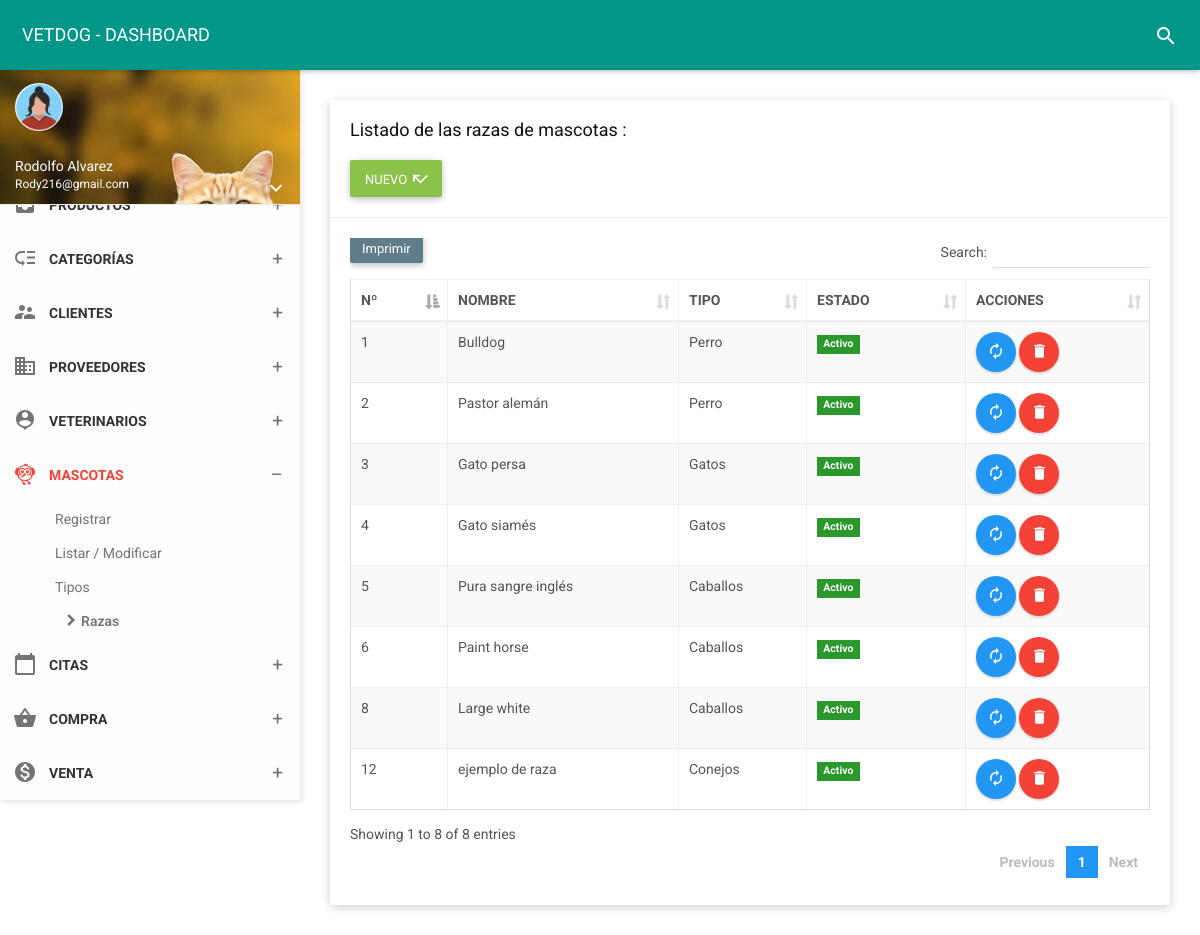
The app's page /folder/raza.php (signed in) with its own data.
### tables this page shows
CREATE TABLE `raza` (
  `id_raza` int(11) NOT NULL,
  `nomraza` varchar(50) NOT NULL,
  `id_tiM` int(11) NOT NULL,
  `estado` char(1) NOT NULL
);

CREATE TABLE `pet_type` (
  `id_tiM` int(11) NOT NULL,
  `noTiM` varchar(35) NOT NULL,
  `estado` char(1) NOT NULL,
  `fere` timestamp NOT NULL DEFAULT current_timestamp() ON UPDATE current_timestamp()
);

### controlador/razacontrolador.php (called while the page is built, shortened)
<?php
require_once '../modelo/modeloraza.php';
class razacontrolador{
    function mostrar(){
        $raza=new Modelo();
        $dato=$raza->mostrar("raza", "1");
        require_once '../vista/raza/mostrar.php';
    }
    }

### modelo/modeloraza.php (called while the page is built, shortened)
<?php
class Modelo{
  private $raza;
  private $db;
  public function __construct(){
      $this->raza=array();
      $this->db=new PDO('mysql:host=localhost;dbname=vetdog',"root","");
  }
  public function mostrar($tabla,$condicion){
      $consulta="SELECT raza.nomraza, raza.id_raza, pet_type.id_tiM, pet_type.noTiM, raza.estado FROM raza INNER JOIN pet_type ON raza.id_tiM = pet_type.id_tiM";
      $resultado=$this->db->query($consulta);
      while ($tabla=$resultado->fetchAll(PDO::FETCH_ASSOC)) {
          $this->raza[]=$tabla;
      }
      return $this->raza;
    }
}
 ?>

### vista/raza/mostrar.php (the view, shortened to what this page needs)
<!DOCTYPE html>
<html>
<head>
    <link href="../assets/plugins/bootstrap/css/bootstrap.css" rel="stylesheet">
    <link href="../assets/plugins/node-waves/waves.css" rel="stylesheet" />
    <link href="../assets/plugins/animate-css/animate.css" rel="stylesheet" />
    <link href="../assets/plugins/jquery-datatable/skin/bootstrap/css/dataTables.bootstrap.css" rel="stylesheet">
    <link href="../css/style.css" rel="stylesheet">
    <link href="../assets/css/themes/all-themes.css" rel="stylesheet" />
</head>
<body class="theme-red">
    <nav class="navbar">
        <div class="container-fluid">
            <div class="navbar-header">
                <a class="navbar-brand" href="../vista/panel-admin/administrador"> VETDOG - DASHBOARD </a>
            </div>
            <div class="collapse navbar-collapse" id="navbar-collapse">
                <ul class="nav navbar-nav navbar-right">
                    <li><a href="javascript:void(0);" class="js-search" data-close="true"><i class="material-icons">search</i></a></li>
                </ul>
            </div>
        </div>
    </nav>
    <section>
        <aside id="leftsidebar" class="sidebar">
            <div class="user-info">
                <div class="image">
                    <img src="../assets/img/mujerico.png" width="48" height="48" alt="User" />
                </div>
                <div class="info-container">
                    <div class="name" data-toggle="dropdown" aria-haspopup="true" aria-expanded="false"><?php echo ucfirst($_SESSION['nombre']); ?></div>
                    <div class="email"><?php echo ucfirst($_SESSION['correo']); ?></div>
                    <div class="btn-group user-helper-dropdown">
                        <i class="material-icons" data-toggle="dropdown" aria-haspopup="true" aria-expanded="true">keyboard_arrow_down</i>
                    </div>
                </div>
            </div>
            <div class="menu">
                <ul class="list">
                    <li>
                        <a href="javascript:void(0);" class="menu-toggle">
                            <i class="material-icons">inbox</i>
                            <span>PRODUCTOS</span>
                        </a>
                    </li>
                    <li>
                        <a href="javascript:void(0);" class="menu-toggle">
                            <i class="material-icons">low_priority</i>
                            <span>CATEGORÍAS</span>
                        </a>
                    </li>
                    <li>
                        <a href="javascript:void(0);" class="menu-toggle">
                            <i class="material-icons">supervisor_account</i>
                            <span>CLIENTES</span>
                        </a>
                    </li>
                    <li>
                        <a href="javascript:void(0);" class="menu-toggle">
                            <i class="material-icons">business</i>
                            <span>PROVEEDORES</span>
                        </a>
                    </li>
                    <li>
                        <a href="javascript:void(0);" class="menu-toggle">
                            <i class="material-icons">person_pin</i>
                            <span>VETERINARIOS</span>
                        </a>
                    </li>
                    <li class="active">
                        <a href="javascript:void(0);" class="menu-toggle">
                            <i class="material-icons">flutter_dash</i>
                            <span>MASCOTAS</span>
                        </a>
                        <ul class="ml-menu">
                            <li>
                                <a href="../vista/mascotas/nuevo">Registrar</a>
                            </li>
                            <li>
                                <a href="mascotas">Listar / Modificar</a>
                            </li>
                            <li>
                                <a href="tipo">Tipos</a>
                            </li>
                            <li class="active">
                                <a href="raza">Razas</a>
                            </li>
                        </ul>
</li>
                    <li>
                        <a href="javascript:void(0);" class="menu-toggle">
                            <i class="material-icons">calendar_today</i>
                            <span>CITAS</span>
                        </a>
    </li>
    <li>
                        <a href="javascript:void(0);" class="menu-toggle">
                            <i class="material-icons">shopping_basket</i>
                            <span>COMPRA</span>
                        </a>
    </li>
<li>
                        <a href="javascript:void(0);" class="menu-toggle">
                            <i class="material-icons">monetization_on</i>
                            <span>VENTA</span>
                        </a>
    </li>
    </section>
    <section class="content">
        <div class="container-fluid">
            <div class="row clearfix">
                <div class="col-lg-12 col-md-12 col-sm-12 col-xs-12">
                    <div class="card">
                        <div class="header">
                            <h2>
                                Listado de las razas de mascotas :
                            </h2><br>
                            <a type="button" href="../vista/raza/nuevo" class="btn bg-light-green waves-effect">
                                <span>NUEVO</span>
                                <i class="material-icons">call_missed</i>
                            </a>
                        </div>
                        <div class="body">
                            <div class="table-responsive">
                                <table class="table table-bordered table-striped table-hover dataTable js-exportable">
                                    <thead>
                                        <tr>
                                        <th>Nº</th>
                                        <th>NOMBRE</th>
                                        <th>TIPO</th>
                                        <th>ESTADO</th>
                                        <th>ACCIONES</th>
                                    </tr>
                                    </thead>
                                    <tbody>
                                       <?php
                          foreach ($dato as $key => $value){
                              foreach ($value as $va) { ?>
                                        <tr>
            <td><?php echo $va['id_raza'];?></td>
            <td><?php echo $va['nomraza'];?></td>
            <td><?php echo $va['noTiM'];?></td>
<td><?php
                if($va['estado']==1)  { ?>
                <form  method="get" action="javascript:activo('<?php echo $va['id_raza']; ?>')">
                    <span class="label label-success">Activo</span>
                </form>
                <?php  }   else {?>
                    <form  method="get" action="javascript:inactivo('<?php echo $va['id_raza']; ?>')">
                        <button type="submit" class="btn btn-danger btn-xs">Inactivo</button>
                     </form>
                        <?php  } ?></td>
<td><a type="button" href="../vista/raza/edit?id=<?php echo $va["id_raza"]; ?>"  class="btn bg-blue btn-circle waves-effect waves-circle waves-float">
                    <i class="material-icons">autorenew</i>
                </a>
                <a type="button" href="../vista/raza/borrar?id=<?php echo $va["id_raza"]; ?>"  class="btn bg-red btn-circle waves-effect waves-circle waves-float">
                    <i class="material-icons">delete</i>
                </a>
                                        </tr>
                            <?php
                              }
                              }
                              ?>
                                    </tbody>
                                </table>
                            </div>
                        </div>
                    </div>
                </div>
            </div>
        </div>
    </section>
</body>
</html>

### assets/css/themes/all-themes.css (style rules this page uses)
.theme-red .navbar-brand { color: #fff; }
.theme-red .nav > li > a { color: #fff; }
.theme-red .sidebar .menu .list li.active { background-color: transparent; }
.theme-red .sidebar .menu .list li.active > :first-child i, .theme-red .sidebar .menu .list li.active > :first-child span { color: #F44336; }
.theme-red .sidebar .menu .list .toggled { background-color: transparent; }
.theme-red .sidebar .menu .list .ml-menu { background-color: transparent; }

### records on screen
raza: id_raza "1", nomraza "Bulldog", id_tiM.noTiM "Perro"
raza: id_raza "2", nomraza "Pastor alemán", id_tiM.noTiM "Perro"
raza: id_raza "3", nomraza "Gato persa", id_tiM.noTiM "Gatos"
raza: id_raza "4", nomraza "Gato siamés", id_tiM.noTiM "Gatos"
raza: id_raza "5", nomraza "Pura sangre inglés", id_tiM.noTiM "Caballos"
raza: id_raza "6", nomraza "Paint horse", id_tiM.noTiM "Caballos"
raza: id_raza "8", nomraza "Large white", id_tiM.noTiM "Caballos"
raza: id_raza "12", nomraza "ejemplo de raza", id_tiM.noTiM "Conejos"

### other values on screen
$_SESSION['nombre'] "Rodolfo Alvarez"
$_SESSION['correo'] "Rody216@gmail.com"
